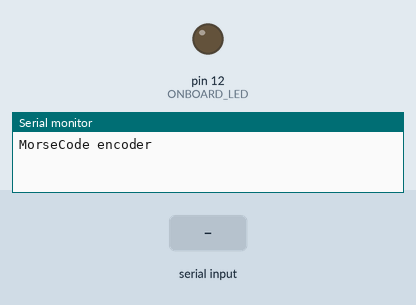
Recording of a sketch running on a simulated Arduino Uno, built with avr-gcc and run on an emulated ATmega328P. Parts: output pins drawn as LEDs (lit = HIGH), the last lines printed to the serial monitor. The inputs (shaded band) are chosen by the test bench.

Above: at 3.2 s.
3.3 s: "A" received over Serial
At 4.3 s:
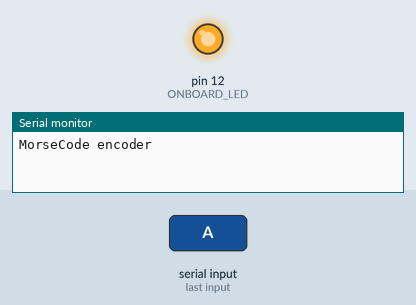
6.3 s: "B" received over Serial
At 9.2 s:
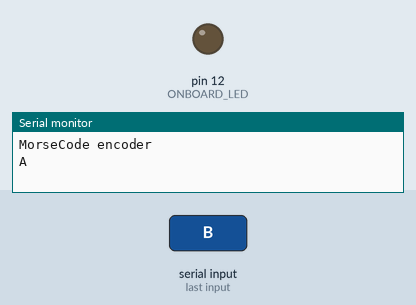
9.3 s: "C" received over Serial
At 10.6 s:
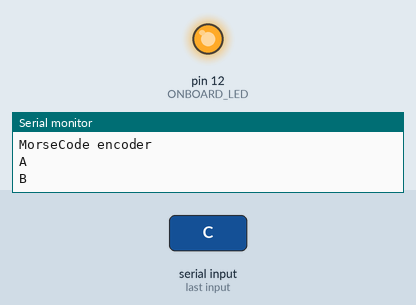
Timing chart, 0 to 14.7 s (numbered marks = the images above; inputs shaded):
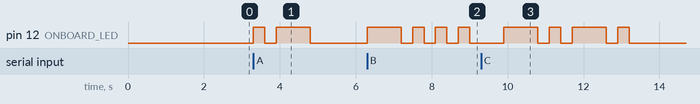

The sketch:

C13_Function.ino
```cpp
/*
 *  Ex_13 - Functions
 *  A stand-alone morse code encoder which takes a
 *  Serial character input & convert it to morse code.
 *
 *  LED
 *  -- GP12
 *
 */

#define ONBOARD_LED 12    // LED GP12
#define SHORT_DELAY 300
#define LONG_DELAY 900

char input;

void dot() {
  digitalWrite(ONBOARD_LED,HIGH);
  delay (SHORT_DELAY);
  digitalWrite(ONBOARD_LED,LOW);
  delay (SHORT_DELAY);
}

void dash() {
  digitalWrite(ONBOARD_LED,HIGH);
  delay (LONG_DELAY);
  digitalWrite(ONBOARD_LED,LOW);
  delay (SHORT_DELAY);
}

void shortspace() {  //delay between letters
  digitalWrite(ONBOARD_LED,LOW);
  delay(SHORT_DELAY);
  delay(SHORT_DELAY);
}

void space() { //space bar
  digitalWrite(ONBOARD_LED,LOW);
  delay(LONG_DELAY);
  delay(SHORT_DELAY);
}

void morseCharacter(char input) {
  char _input = input;
  _input = ((_input >= 'a') && (_input <= 'z')) ? _input - 32 : _input; //lower to upper case

  switch (_input) {
    case 'A':
      {dot();dash();shortspace();}break;  // A in morseCode
    case 'B':
      {dash();dot();dot();dot();shortspace();}break;
    case 'C':
      {dash();dot();dash();dot();shortspace();}break;
    case 'D':
      {dash();dot();dot();shortspace();}break;
    case 'E':
      {dot();shortspace();}break;
    case 'F':
      {dot();dot();dash();dot();shortspace();}break;
    case 'G':
      {dash();dash();dot();shortspace();}break;
    case 'H':
      {dot();dot();dot();dot();shortspace();}break;
    case 'I':
      {dot();dot();shortspace();}break;
    case 'J':
      {dot();dash();dash();dash();shortspace();} break;
    case 'K':
      {dash();dot();dash();shortspace();}
      break;
    case 'L':
      {dot();dash();dot();dot();shortspace();}break;
    case 'M':
      {dash();dash();shortspace();}break;
    case 'N':
      {dash();dot();shortspace();}break;
    case 'O':
      {dash();dash();dash();shortspace();}break;
    case 'P':
      {dot();dash();dash();dot();shortspace();}break;
    case 'Q':
      {dash();dash();dot();dash();shortspace();}break;
    case 'R':
      {dot();dash();dot();shortspace();}break;
    case 'S':
      {dot();dot();dot();shortspace();}break;
    case 'T':
      {dash();shortspace();}break;
    case 'U':
      {dot();dot();dash();shortspace();}break;
    case 'V':
      {dot();dot();dot();dash();shortspace();}break;
    case 'W':
      {dot();dash();dash();shortspace();}break;
    case 'X':
      {dash();dot();dot();dash();shortspace();}break;
    case 'Y':
      {dash();dot();dash();dash();shortspace();}break;
    case 'Z':
      {dash();dash();dot();dot();shortspace();}break;
    case '1':
      {dot();dash();dash();dash();dash();shortspace();}break; //1 in morseCode
    case '2':
      {dot();dot();dash();dash();dash();shortspace();}break;
    case '3':
      {dot();dot();dot();dash();dash();shortspace();}break;
    case '4':
      {dot();dot();dot();dot();dash();shortspace();}break;
    case '5':
      {dot();dot();dot();dot();dot();shortspace();}break;
    case '6':
      {dash();dot();dot();dot();dot();shortspace();}break;
    case '7':
      {dash();dash();dot();dot();dot();shortspace();}break;
    case '8':
      {dash();dash();dash();dot();dot();shortspace();}break;
    case '9':
      {dash();dash();dash();dash();dot();shortspace();}break;
    case '0':
      {dash();dash();dash();dash();dash();shortspace();}break;
    case ' ':
      space();break;
    default:
      shortspace();break;
  }
}

void setup() {
   Serial.begin(115200); //set up serial library baud rate to 115200
   pinMode(ONBOARD_LED, OUTPUT);
   delay(2000);
   Serial.println("MorseCode encoder");
}

void loop() {
   if(Serial.available()) { //if number of bytes (characters) available for reading
      input = Serial.read();
      morseCharacter(input);
      Serial.println (input);
   }
}

                
```

Measured:
- after the input at 3.3 s, pin 12 (ONBOARD_LED): LOW → HIGH at once, → LOW 0.30 s later, → HIGH 0.30 s later, → LOW 0.90 s later
- after the input at 6.3 s, pin 12 (ONBOARD_LED): LOW → HIGH at once, then repeats every 0.60 s: LOW 0.30 s, HIGH 0.30 s
- after the input at 9.3 s, pin 12 (ONBOARD_LED): LOW → HIGH after 0.60 s, → LOW 0.90 s later, → HIGH 0.30 s later, → LOW 0.30 s later, … (8 changes in this stretch)
